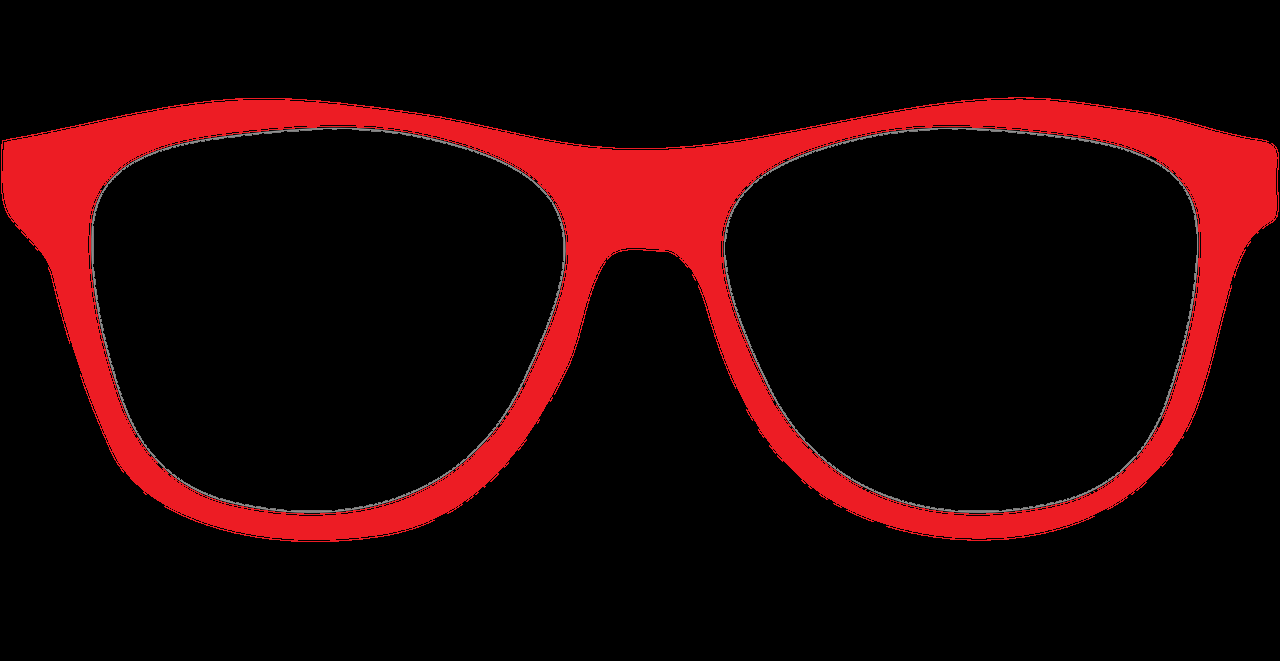
#> input picture VIVIER_RANDRIAMITANDRINA_Projet/sunglasses.png, 1280 x 661 px
$ python test.py
#> lines starting #> are read from the running program, lines starting #| are printed output that depends on the picture
import cv2
import numpy as np
from matplotlib import pyplot as plt

#____________________ Exercice 3____________
sunglasses = cv2.imread('sunglasses.png')
#> sunglasses is the input picture: shape (661, 1280, 3); mean B, G, R 5.9, 4.8, 33.2
alpha_sunglasses = cv2.imread('alpha.png')
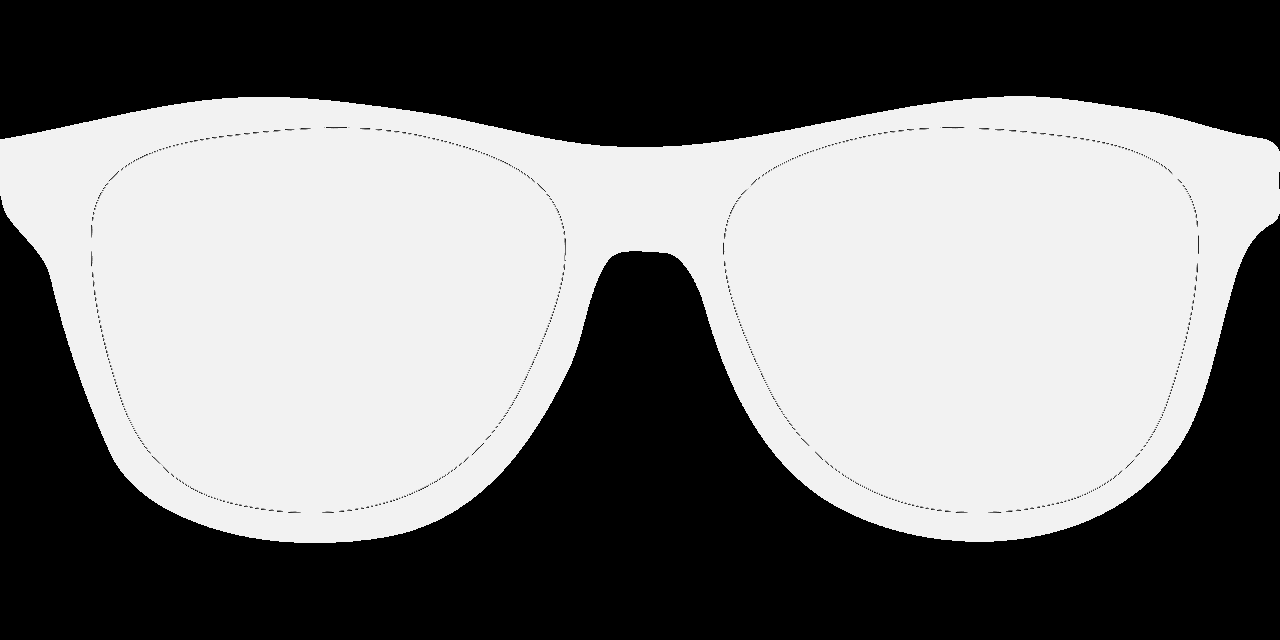
#> input picture VIVIER_RANDRIAMITANDRINA_Projet/alpha.png, 1280 x 640 px
#> alpha_sunglasses is the input picture: shape (640, 1280, 3); min 0, max 242, mean 124
cap = cv2.VideoCapture(0)
while cap.isOpened():
    ret, frame = cap.read()
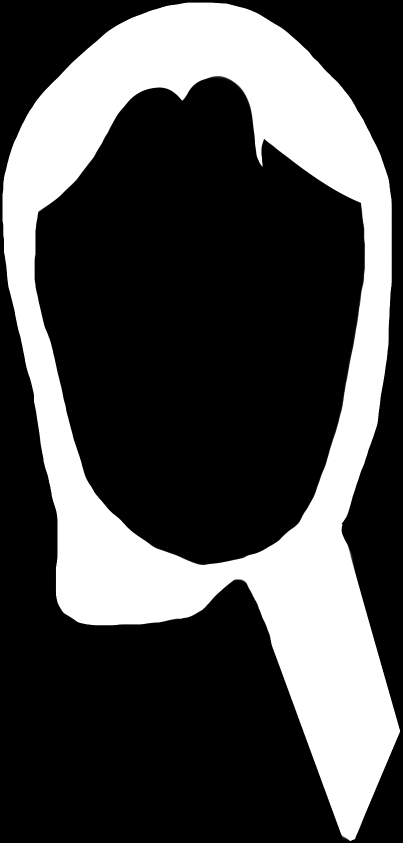
#> input picture VIVIER_RANDRIAMITANDRINA_Projet/alpha_scarf.PNG, 805 x 1685 px, given in place of the camera (shown at 1/2 size)
#> frame is the input picture: shape (1685, 805, 3); mean B, G, R 74, 74, 74
    # if frame is read correctly ret is True
    if not ret:
        print("Can't receive frame (stream end?). Exiting ...")
        break

    #pass from RGB to graylevel
    p1 = frame;
    p1_gray = cv2.cvtColor(p1, cv2.COLOR_BGR2GRAY)
    face_cascade = cv2.CascadeClassifier('haarcascade_frontalface_alt.xml')
    eyes_cascade = cv2.CascadeClassifier('haarcascade_eye_tree_eyeglasses.xml')
    # Detect faces
    faces = face_cascade.detectMultiScale(p1_gray, 1.1, 4)
#> faces = ()
    #____________________ Exercice 3 ____________
    #for i in range (len(faces)):
    for (x,y,w,h) in faces :
        faceROI_gray = p1_gray[y:y+h,x:x+w]
        #p1 = cv2.ellipse(p1, (x + int(w*0.5), y + int(h*0.5)), (int(w*0.5),int(h*0.5)), 0,0,360,(255, 0, 255), 4)
        eyes = eyes_cascade.detectMultiScale(faceROI_gray, 1.3, 5)
        # Si on detecte 2 yeux
        if len(eyes) == 2 :
            # Largeur des lunettes
            width_sunglasses = abs(eyes[0,0] - (eyes[1,0] + eyes[1,2]))
            # Hauteur des lunettes
            height_sunglasses = abs (eyes[0,1] - (eyes[1,1] + eyes[1,3]))
            # Si les 2 yeux détectés ne sont pas les mêmes
            if height_sunglasses != 0 and width_sunglasses != 0 :
                # On redimensionne les lunnettes
                sunglasses_resize = cv2.resize(sunglasses, (width_sunglasses, height_sunglasses))
                alpha_sunglasses_resize = cv2.resize(alpha_sunglasses, (width_sunglasses, height_sunglasses))
                # Calcul du centre des yeux
                center_x = int((eyes[0, 0] + eyes[1, 0] + eyes[0, 2] + eyes[1, 2]) / 2)
                center_y = int((eyes[0, 1] + eyes[1, 1] + eyes[0, 3] + eyes[1, 3]) / 2)
                # Calcul des décalages vertical et horizontal
                offset_x = int(width_sunglasses * 0.2)  # Ajustez la valeur selon votre besoin
                offset_y = int(height_sunglasses * 1)  # Ajustez la valeur selon votre besoin
                # Positions de départ des lunettes
                debut_x = center_x - int(width_sunglasses / 2) - offset_x
                debut_y = center_y - int(height_sunglasses / 2) - offset_y
                #________Dans cette boucle, j'enlève le fond noir de l'image lunettes grâce au masque alpha_________
                for i in range(0,sunglasses_resize.shape[0]) :
                    for j in range(0, sunglasses_resize.shape[1]) :
                       if alpha_sunglasses_resize[i,j,0] != 0 :
                        p1[i+debut_y+y,j+debut_x+x] = sunglasses_resize[i,j]
#> this loop made 0 passes
    p = p1
    #copy processed part to frame
    frame = p
    cv2.imshow('frame', frame)
    if cv2.waitKey(1) == ord('q'):
#> (key q is pressed here)
        break

cap.release()
cv2.destroyAllWindows()
